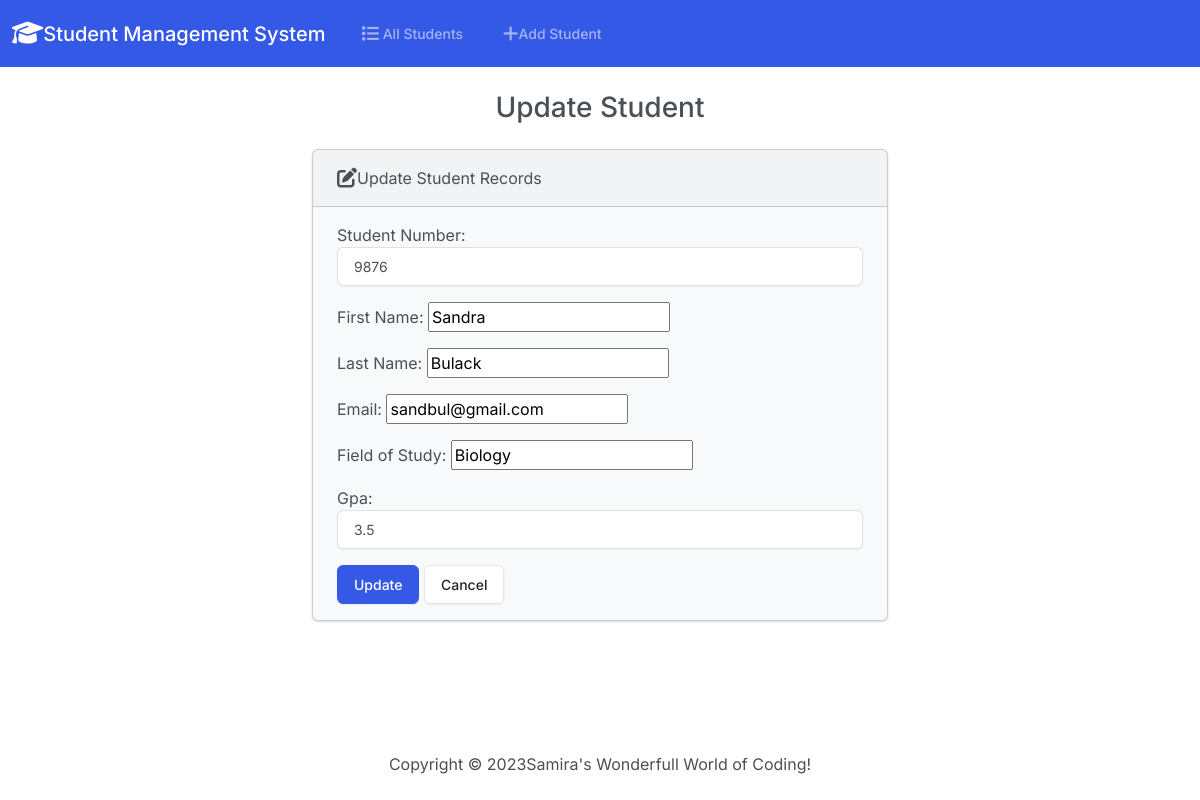
The page /edit/3/ on the database its author committed.
### students/models.py (models this page shows, shortened)
class Student(models.Model):
    student_number = models.PositiveSmallIntegerField()
    first_name = models.CharField(max_length=50)
    last_name = models.CharField(max_length=50)
    email = models.EmailField(max_length=100)
    field_of_study = models.CharField(max_length=50)
    gpa = models.FloatField()

### students/views.py (the view)
# urls.py: path('edit/<int:id>/', views.edit, name='edit'),
def edit(request, id):
    if request.method == 'POST':
      student = Student.objects.get(pk=id)
      form = StudentForm(request.POST, instance=student)
      if form.is_valid():
          form.save(),
          return render(request, 'students/edit.html', {
              'form': form,
              'success': True
            })
    else:
        student = Student.objects.get(pk=id)
        form = StudentForm(instance=student)
    return render(request, 'students/edit.html', {
        'form': form
    })

### students/forms.py
class StudentForm(forms.ModelForm):
    class Meta:
        model = Student
        fields = ['student_number', 'first_name', 'last_name', 'email', 'field_of_study', 'gpa']
        labels = {
            'student_number': 'Student Number',
            'first_name' : 'First Name',
            'last_name': 'Last Name',
            'email': 'Email',
            'field_of_study' : 'Field of Study',
            'pga' : 'GPA'
        }
        widgets = {
            'student_number' : forms.NumberInput(attrs={'class': 'form-control'}),
            'first_name': forms.TextInput(attrs={'class': 'form-contrl'}),
            'last_name': forms.TextInput(attrs={'class': 'form-contrl'}),
            'email': forms.EmailInput(attrs={'class': 'form-contrl'}),
            'field_of_study': forms.TextInput(attrs={'class': 'form-contrl'}),
            'gpa' : forms.NumberInput(attrs={'class': 'form-control'}),
        }

### students/templates/students/edit.html (shortened to what this page needs)
{% extends "students/base.html" %}
{% block body %}
    <h3 class="text-center m-4">Update Student</h3>
    {% if success %}
        <div class="alert alert-succcess" roll="alert">
            The student updated successfuly.
            <a href="{% url 'index' %}" class="alert-link">Go to Home Page</a>
        </div>
    {% else %}
        <div class="row justify-content-center">
            <div class="col-6">
                <div class="card bg-light mb-3">
                    <div class="card-header">
                        <i class="fa-solid fa-pen-to-square fa-lg"></i>Update Student Records
                    </div>
                    <div class="card-body">
                        <form action="" method="POST">
                            {{ form.as_p }}
                            <button type="submit" class="btn btn-primary">Update</button>
                            <a href="{% url 'index' %}" class="btn btn-secondary">Cancel</a>
                        </form>
                    </div>
                </div>
            </div>
        </div>
    {% endif %}
{% endblock %}

### rows shown on the page
Student: student_number "9876", first_name "Sandra", last_name "Bulack", email "sandbul@gmail.com", field_of_study "Biology", gpa "3.5"
